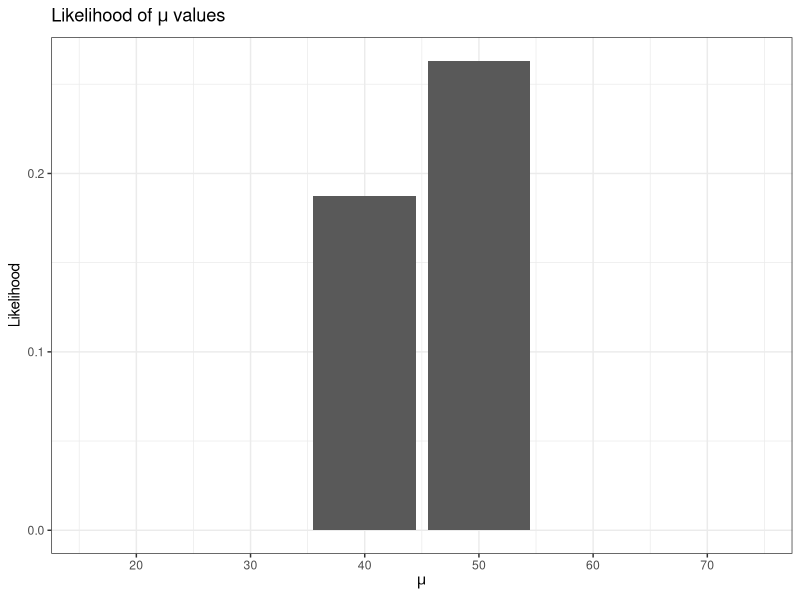
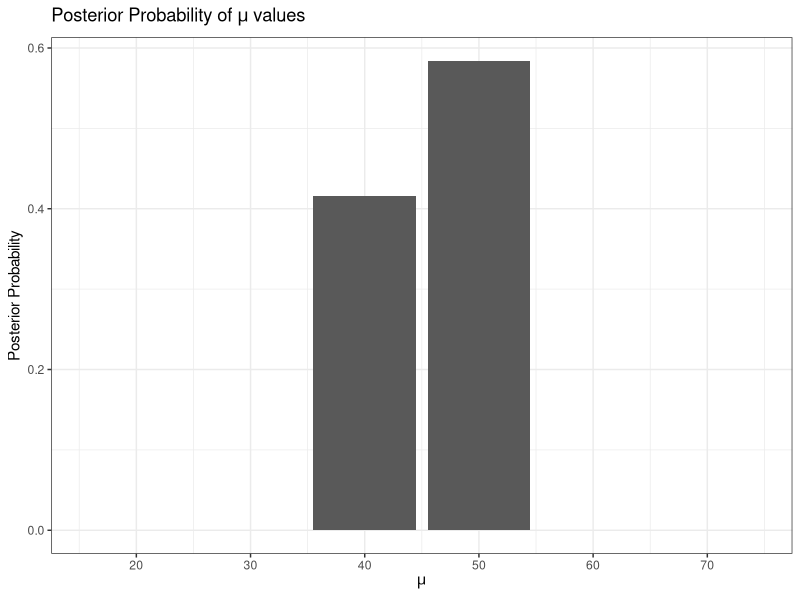

These charts were generated, in order, by the following R code:
library(LearnBayes)
library(ggplot2)

mu=seq(20,70,by=10)
prior=c(10,15,25,25,15,10)/100
y=c(38.6, 42.4, 57.5, 40.5, 51.7, 67.1, 33.4, 60.9, 64.1, 40.1, 40.7, 6.4)

ybar=mean(y)
sigma=10
n=length(y)

like=exp(-n/2/sigma^2*(mu-ybar)^2)
qplot(x = mu, y = like, geom = "col", ylab = "Likelihood", xlab = expression(mu), main = expression("Likelihood of "*mu*" values")) + 
  scale_x_continuous(breaks = seq(20, 70, 10)) + theme_bw()

post=prior*like/sum(prior*like)
qplot(x = mu, y = post, geom = "col", ylab = "Posterior Probability", xlab = expression(mu), main = expression("Posterior Probability of "*mu*" values")) + 
  scale_x_continuous(breaks = seq(20, 70, 10)) + theme_bw()

dist=round(cbind(mu,post),3)
discint(dist,.8)
